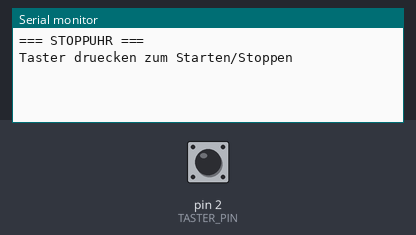
A sketch run on a simulated Arduino Uno, built with avr-gcc and run on an emulated ATmega328P. On the bench: the last lines printed to the serial monitor. The test bench sets the inputs (shaded band); at power-on: pin 2 (TASTER_PIN) LOW.

Above: at 1.2 s.
1.3 s: pin 2 (TASTER_PIN) pulled HIGH for 0.15 s
At 1.46 s:
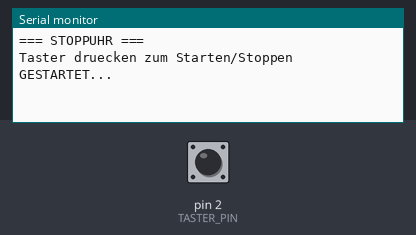
3.0 s: pin 2 (TASTER_PIN) pulled HIGH for 1 s
At 3.9 s:
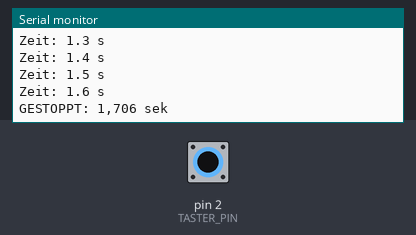
5.5 s: pin 2 (TASTER_PIN) pulled HIGH for 0.15 s
At 5.81 s:
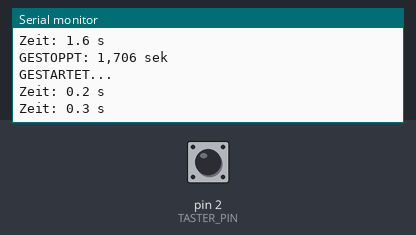
Timing chart, 0 to 8.5 s (numbered marks = the images above; inputs shaded):
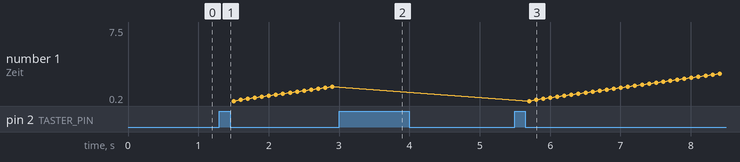

Measured:
- after the input at 1.3 s, the serial monitor: prints a new line at once (image 1)
- after the input at 3.0 s, the serial monitor: prints a new line at once (image 2)
- after the input at 5.5 s, the serial monitor: prints a new line at once (image 3)
- plotted number 1: 1.6 → 7.5 after the input at 5.5 s

The sketch:

stoppuhr.ino
```cpp
/*
 * Projekt 40: Stoppuhr mit Taster
 * Taster startet/stoppt Zeitmessung, Ergebnis im Serial Monitor.
 *
 * Schaltung:
 * - Taster an Pin 2 (mit 10kΩ Pull-Down)
 */

const int TASTER_PIN = 2;

bool laeuft = false;
unsigned long startZeit = 0;
bool letzterZustand = LOW;

void setup() {
  pinMode(TASTER_PIN, INPUT);
  Serial.begin(9600);
  Serial.println("=== STOPPUHR ===");
  Serial.println("Taster druecken zum Starten/Stoppen");
  Serial.println();
}

void loop() {
  bool aktuellerZustand = digitalRead(TASTER_PIN);

  // Flanke erkennen
  if (aktuellerZustand == HIGH && letzterZustand == LOW) {
    if (!laeuft) {
      // Starten
      startZeit = millis();
      laeuft = true;
      Serial.println("GESTARTET...");
    } else {
      // Stoppen
      unsigned long endZeit = millis();
      unsigned long dauer = endZeit - startZeit;
      laeuft = false;

      // Zeit formatieren
      unsigned long sekunden = dauer / 1000;
      unsigned long millisek = dauer % 1000;
      unsigned long minuten = sekunden / 60;
      sekunden = sekunden % 60;

      Serial.print("GESTOPPT: ");
      if (minuten > 0) {
        Serial.print(minuten);
        Serial.print(" min ");
      }
      Serial.print(sekunden);
      Serial.print(",");
      Serial.print(millisek);
      Serial.println(" sek");
      Serial.println();
    }

    delay(200);  // Entprellung
  }

  // Laufende Zeit anzeigen
  if (laeuft) {
    unsigned long aktuelleZeit = millis() - startZeit;
    Serial.print("Zeit: ");
    Serial.print(aktuelleZeit / 1000.0, 1);
    Serial.println(" s");
    delay(100);
  }

  letzterZustand = aktuellerZustand;
}
```
